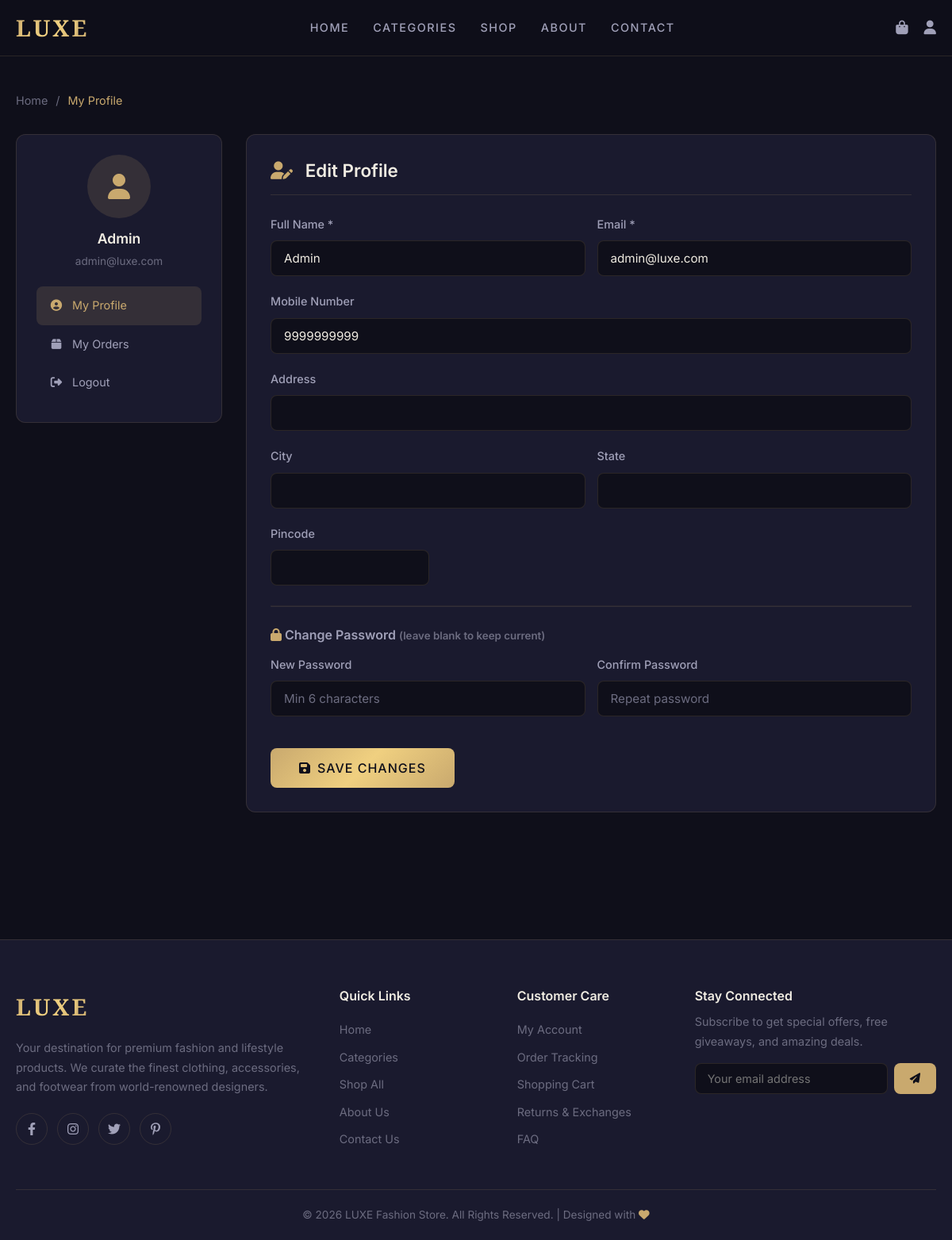
The page /pages/profile.php (signed in) on the database its author committed.
### tables this page shows
CREATE TABLE IF NOT EXISTS users (
    id INT AUTO_INCREMENT PRIMARY KEY,
    name VARCHAR(100) NOT NULL,
    email VARCHAR(150) NOT NULL UNIQUE,
    mobile VARCHAR(20),
    password VARCHAR(255) NOT NULL,
    address TEXT,
    city VARCHAR(100),
    state VARCHAR(100),
    pincode VARCHAR(10),
    role ENUM('customer', 'admin') DEFAULT 'customer',
    status ENUM('active', 'inactive') DEFAULT 'active',
    created_at TIMESTAMP DEFAULT CURRENT_TIMESTAMP,
    updated_at TIMESTAMP DEFAULT CURRENT_TIMESTAMP ON UPDATE CURRENT_TIMESTAMP
);

### config/helpers.php (called while the page is built, shortened)
<?php
function isLoggedIn() {
    return isset($_SESSION['user_id']);
}
function getCurrentUser() {
    global $conn;
    $id = $_SESSION['user_id'];
    $stmt = $conn->prepare("SELECT * FROM users WHERE id = ?");
    $stmt->bind_param("i", $id);
    $stmt->execute();
    $result = $stmt->get_result();
    return $result->fetch_assoc();
}

### pages/profile.php (the view, shortened to what this page needs)
<?php
require_once '../includes/header.php';
$user = getCurrentUser();
?>
<section class="profile-section section-padding">
    <div class="container">
        <div class="breadcrumb" style="justify-content: flex-start; margin-bottom: 30px;">
            <a href="<?php echo SITE_URL; ?>">Home</a>
            <span>/</span>
            <span class="current">My Profile</span>
        </div>
        <div class="profile-layout">
            <div class="profile-sidebar">
                <div class="profile-avatar">
                    <i class="fas fa-user"></i>
                </div>
                <h3><?php echo htmlspecialchars($user['name']); ?></h3>
                <p><?php echo htmlspecialchars($user['email']); ?></p>
                <nav class="profile-nav">
                    <a href="<?php echo SITE_URL; ?>/pages/profile.php" class="active"><i class="fas fa-user-circle"></i> My Profile</a>
                    <a href="<?php echo SITE_URL; ?>/pages/orders.php"><i class="fas fa-box"></i> My Orders</a>
                    <a href="<?php echo SITE_URL; ?>/pages/logout.php"><i class="fas fa-sign-out-alt"></i> Logout</a>
                </nav>
            </div>
            <div class="profile-content">
                <h2><i class="fas fa-user-edit" style="color: var(--accent); margin-right: 10px;"></i> Edit Profile</h2>
                <form method="POST" action="">
                    <div class="form-row">
                        <div class="form-group">
                            <label for="name">Full Name *</label>
                            <input type="text" id="name" name="name" class="form-control" value="<?php echo htmlspecialchars($user['name']); ?>" required>
                        </div>
                        <div class="form-group">
                            <label for="email">Email *</label>
                            <input type="email" id="email" name="email" class="form-control" value="<?php echo htmlspecialchars($user['email']); ?>" required>
                        </div>
                    </div>
                    <div class="form-group">
                        <label for="mobile">Mobile Number</label>
                        <input type="text" id="mobile" name="mobile" class="form-control" value="<?php echo htmlspecialchars($user['mobile'] ?? ''); ?>">
                    </div>
                    <div class="form-group">
                        <label for="address">Address</label>
                        <input type="text" id="address" name="address" class="form-control" value="<?php echo htmlspecialchars($user['address'] ?? ''); ?>">
                    </div>
                    <div class="form-row">
                        <div class="form-group">
                            <label for="city">City</label>
                            <input type="text" id="city" name="city" class="form-control" value="<?php echo htmlspecialchars($user['city'] ?? ''); ?>">
                        </div>
                        <div class="form-group">
                            <label for="state">State</label>
                            <input type="text" id="state" name="state" class="form-control" value="<?php echo htmlspecialchars($user['state'] ?? ''); ?>">
                        </div>
                    </div>
                    <div class="form-group">
                        <label for="pincode">Pincode</label>
                        <input type="text" id="pincode" name="pincode" class="form-control" value="<?php echo htmlspecialchars($user['pincode'] ?? ''); ?>" style="max-width: 200px;">
                    </div>
                    <hr style="border-color: var(--border); margin: 25px 0;">
                    <h4 style="margin-bottom: 15px; font-family: var(--font-body); color: var(--text-secondary);"><i class="fas fa-lock" style="color: var(--accent);"></i> Change Password <small style="color: var(--text-muted);">(leave blank to keep current)</small></h4>
                    <div class="form-row">
                        <div class="form-group">
                            <label for="new_password">New Password</label>
                            <input type="password" id="new_password" name="new_password" class="form-control" placeholder="Min 6 characters">
                        </div>
                        <div class="form-group">
                            <label for="confirm_password">Confirm Password</label>
                            <input type="password" id="confirm_password" name="confirm_password" class="form-control" placeholder="Repeat password">
                        </div>
                    </div>
                    <button type="submit" class="btn btn-primary btn-lg mt-2">
                        <i class="fas fa-save"></i> Save Changes
                    </button>
                </form>
            </div>
        </div>
    </div>
</section>
<?php require_once '../includes/footer.php'; ?>

### assets/css/style.css (style rules this page uses)
:root { --primary: #1a1a2e; --primary-light: #16213e; --accent: #c9a96e; --accent-hover: #b8923f; --accent-light: rgba(201, 169, 110, 0.15); --gold: #d4af37; --gold-gradient: linear-gradient(135deg, #c9a96e, #f0d080, #c9a96e); --dark: #0f0f1a; --dark-card: #1a1a2e; --dark-lighter: #232340; --text-primary: #f0ece2; --text-secondary: #a0a0b8; --text-muted: #6c6c80; --border: rgba(201, 169, 110, 0.15); --border-light: rgba(255, 255, 255, 0.06); --success: #27ae60; --danger: #e74c3c; --warning: #f39c12; --info: #3498db; --shadow: 0 8px 32px rgba(0, 0, 0, 0.3); --shadow-sm: 0 2px 8px rgba(0, 0, 0, 0.2); --shadow-lg: 0 16px 64px rgba(0, 0, 0, 0.4); --radius: 12px; --radius-sm: 8px; --radius-lg: 20px; --transition: all 0.3s cubic-bezier(0.4, 0, 0.2, 1); --font-heading: 'Playfair Display', serif; --font-body: 'Inter', sans-serif; --glass: rgba(26, 26, 46, 0.8); --glass-border: rgba(201, 169, 110, 0.1); }
*, *::before, *::after { margin: 0; padding: 0; box-sizing: border-box; }
html { scroll-behavior: smooth; font-size: 16px; }
body { font-family: var(--font-body); background: var(--dark); color: var(--text-primary); line-height: 1.7; min-height: 100vh; overflow-x: hidden; }
a { text-decoration: none; color: var(--accent); transition: var(--transition); }
h1, h2, h3, h4, h5 { font-family: var(--font-heading); font-weight: 600; line-height: 1.3; color: var(--text-primary); }
.container { max-width: 1280px; margin: 0 auto; padding: 0 20px; }
.section-padding { padding: 80px 0; }
.mt-2 { margin-top: 20px; }
.btn { display: inline-flex; align-items: center; justify-content: center; gap: 8px; padding: 12px 28px; border-radius: var(--radius-sm); font-family: var(--font-body); font-size: 0.95rem; font-weight: 500; border: none; cursor: pointer; transition: var(--transition); text-transform: uppercase; letter-spacing: 1px; }
.btn-primary { background: var(--gold-gradient); color: var(--dark); }
.btn-lg { padding: 15px 36px; font-size: 1rem; }
.form-group { margin-bottom: 20px; }
.form-group label { display: block; margin-bottom: 8px; font-size: 0.9rem; font-weight: 500; color: var(--text-secondary); }
.form-control { width: 100%; padding: 12px 16px; background: var(--dark); border: 1px solid var(--border); border-radius: var(--radius-sm); color: var(--text-primary); font-family: var(--font-body); font-size: 0.95rem; transition: var(--transition); }
.form-control::placeholder { color: var(--text-muted); }
.form-row { display: grid; grid-template-columns: 1fr 1fr; gap: 15px; }
.profile-section { padding-top: 100px; min-height: 100vh; }
.profile-layout { display: grid; grid-template-columns: 260px 1fr; gap: 30px; align-items: start; }
.profile-sidebar { background: var(--dark-card); border: 1px solid var(--border); border-radius: var(--radius); padding: 25px; position: sticky; top: 90px; }
.profile-avatar { width: 80px; height: 80px; border-radius: 50%; background: var(--accent-light); display: flex; align-items: center; justify-content: center; margin: 0 auto 15px; font-size: 2rem; color: var(--accent); }
.profile-sidebar h3 { text-align: center; font-family: var(--font-body); font-size: 1.1rem; margin-bottom: 5px; }
.profile-sidebar p { text-align: center; color: var(--text-muted); font-size: 0.85rem; margin-bottom: 20px; }
.profile-nav a { display: flex; align-items: center; gap: 10px; padding: 12px 15px; border-radius: var(--radius-sm); color: var(--text-secondary); font-size: 0.9rem; transition: var(--transition); }
.profile-nav a:hover, .profile-nav a.active { background: var(--accent-light); color: var(--accent); }
.profile-nav a i { width: 20px; text-align: center; }
.profile-content { background: var(--dark-card); border: 1px solid var(--border); border-radius: var(--radius); padding: 30px; }
.profile-content h2 { font-size: 1.4rem; font-family: var(--font-body); margin-bottom: 25px; padding-bottom: 15px; border-bottom: 1px solid var(--border); }
.breadcrumb { display: flex; align-items: center; justify-content: center; gap: 10px; margin-top: 15px; font-size: 0.9rem; }
.breadcrumb a { color: var(--text-muted); }
.breadcrumb span { color: var(--text-muted); }
.breadcrumb .current { color: var(--accent); }

### rows shown on the page
users: name "Admin", email "admin@luxe.com", mobile "9999999999"
